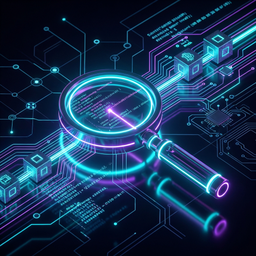
#> input picture assets/scpf_banner.png, 256 x 256 px, shrunk from 1024 x 1024 before the run
$ python animate_banner.py
#> lines starting #> are read from the running program, lines starting #| are printed output that depends on the picture
from PIL import Image, ImageEnhance, ImageDraw
import os

def create_scanline_animation(input_path, output_path, frames=40):
#> called with input_path = 'assets/scpf_banner.png', output_path = 'assets/scpf_banner.gif', frames = 40
    try:
        # Load the original image
        with Image.open(input_path) as img:
#> img is the input picture: PIL image 256x256 RGB; mean R, G, B 22.8, 50.1, 83
            original = img.convert('RGBA')
            width, height = original.size
#> width = 256; height = 256

        # Create a list to hold the frames
        animation_frames = []

        # Calculate scanline movement
        if frames <= 0:
            raise ValueError("frames must be positive")
        if height == 0:
            raise ValueError("Image height cannot be zero")
        step = height // frames
#> step = 6

        for i in range(frames):
            # Create a copy of the original
            frame = original.copy()

            # Create a drawing context overlay
            overlay = Image.new('RGBA', (width, height), (0, 0, 0, 0))
            draw = ImageDraw.Draw(overlay)

            # Y position of the scanline
            y = (i * step) % height

            # Draw the scanline (cyan, glowing)
            # Main line
            draw.line([(0, y), (width, y)], fill=(0, 255, 255, 200), width=2)
            # Glow effect (fading lines above and below)
            for offset in range(1, 5):
                alpha = int(200 / (offset * 2))
                y_above = max(0, y - offset)
                y_below = min(height - 1, y + offset)
                draw.line([(0, y_above), (width, y_above)], fill=(0, 255, 255, alpha), width=1)
                draw.line([(0, y_below), (width, y_below)], fill=(0, 255, 255, alpha), width=1)

            # Composite the overlay onto the frame
            frame = Image.alpha_composite(frame, overlay)

            # Convert back to RGB (GIF doesn't support partial transparency well, but we need it for the overlay)
            # Actually, let's keep it simple and convert to RGB
            frame_rgb = frame.convert('RGB')

            animation_frames.append(frame_rgb)
#> this loop made 40 passes
#> pass 2, in create_scanline_animation, `frame = Image.alpha_composite(frame, overlay)`:
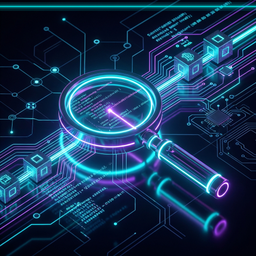
#> frame: PIL image 256x256 RGBA; mean R, G, B, A 22.8, 52.5, 85.2, 255
#> after the loop:
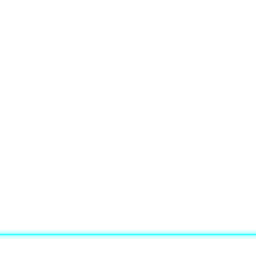
#> overlay: PIL image 256x256 RGBA; mean R, G, B, A 0, 9, 9, 2.4; transparent parts drawn white
#> after the loop, animation_frames = 40 items

        print(f"Generating GIF with {len(animation_frames)} frames...")
#> (printed output is left out)

        # Save as GIF
        animation_frames[0].save(
            output_path,
            save_all=True,
            append_images=animation_frames[1:],
            duration=50,   # Faster frames for smooth scanline
            loop=0,
            optimize=False # Optimization often creates artifacts with moving lines
        )
        print(f"Successfully created scanline banner at: {output_path}")

    except FileNotFoundError as e:
        print(f"Error: Input file not found: {e}")
        raise
    except PermissionError as e:
        print(f"Error: Permission denied: {e}")
        raise
    except Exception as e:
        print(f"Error creating animation: {e}")
        raise

if __name__ == "__main__":
    base_dir = os.path.dirname(os.path.dirname(os.path.abspath(__file__)))
    input_img = os.path.join(base_dir, "assets", "scpf_banner.png")
    output_gif = os.path.join(base_dir, "assets", "scpf_banner.gif")

    if not os.path.exists(input_img):
        print(f"Error: Input image not found at {input_img}")
        exit(1)
    else:
        try:
            create_scanline_animation(input_img, output_gif)
        except Exception as e:
            print(f"Fatal error: {e}")
            exit(1)
